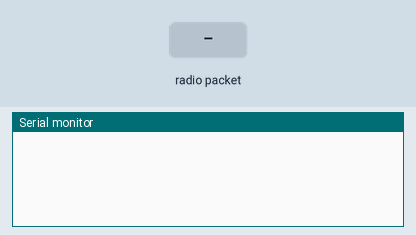
Recording of a sketch running on a simulated Arduino Uno, built with avr-gcc and run on an emulated ATmega328P. Shown: the last lines printed to the serial monitor. The test bench sets the inputs (shaded band). No radio packets arrive unless stated.

Above: at 1.2 s.
1.3 s: radio packet "1" arrives
At 2.5 s:
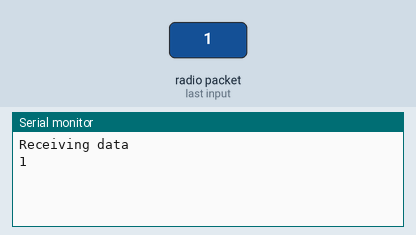
2.8 s: radio packet "0" arrives
At 3.8 s:
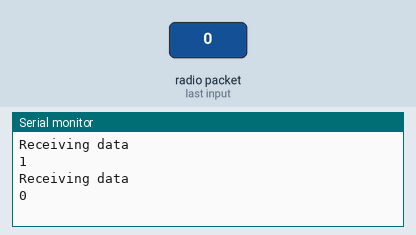
4.3 s: radio packet "2" arrives
At 5.0 s:
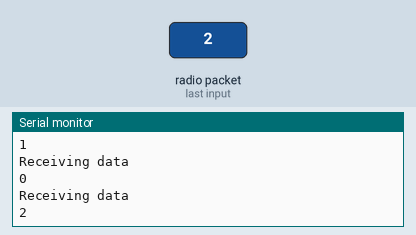

Measured:
- after the input at 1.3 s, the serial monitor: prints a new line at once (image 1)
- after the input at 2.8 s, the serial monitor: prints a new line at once (image 2)
- after the input at 4.3 s, the serial monitor: prints a new line at once (image 3)

The sketch:

iot_wireless_data_receiver.ino
```cpp
#include <SPI.h>
#include <nRF24L01.h>
#include <RF24.h>

RF24 radio(7, 8); // CE, CSN
const byte GARAGE_RF_CHANNEL[6] = "G1083";
// The number of bytes that be sent through NRF24 at one time to one direction
const int nrfPayloadLimit = 32;

void setup() {
  // put your setup code here, to run once:
  Serial.begin(9600);
  radio.begin();
  radio.openReadingPipe(0, GARAGE_RF_CHANNEL);
  radio.setPALevel(RF24_PA_MIN);
  radio.startListening();
}

void loop() {
  // put your main code here, to run repeatedly:
  if (radio.available()) {
    Serial.println("Receiving data");
    char text[nrfPayloadLimit] = "";
    radio.read(&text, sizeof(text));
    Serial.println(text);
  }
}
```
